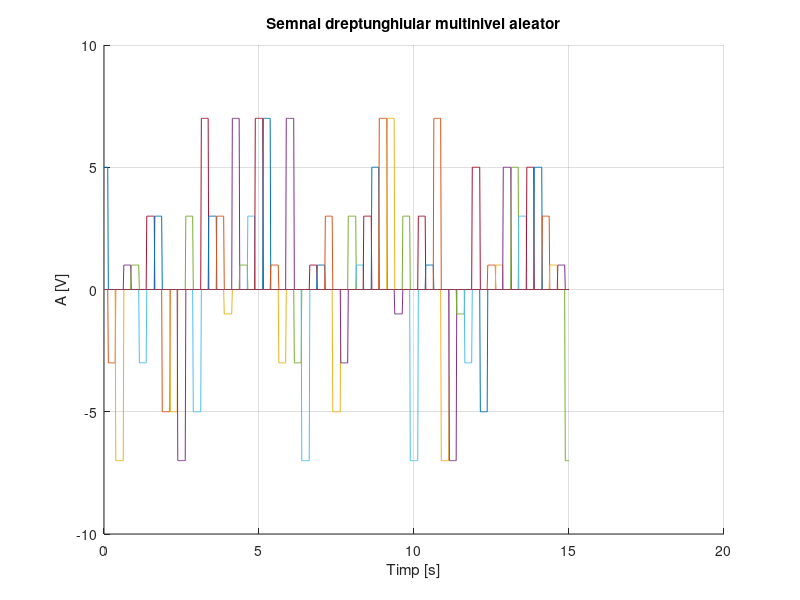

Here is the MATLAB script that generated this plot:
%Semnal dreptunghiular multinivel, aleator cu:
%Durata fiecarui nivel: 0,25 s;
%Nivelurile:
%d){-7,-5,-3,-1,1,3,5,7}
%Rezolutie temporala 20ms
t=0:0.02:15;
niv = [ -7 -5 -3 -1 1 3 5 7];
hold on
title('Semnal dreptunghiular multinivel aleator')
xlabel('Timp [s]')
ylabel('A [V]')
for n=0:0.25:40
y = datasample(niv, 1);
plot(t, y*rectpuls(t-n, 0.25))
end
grid